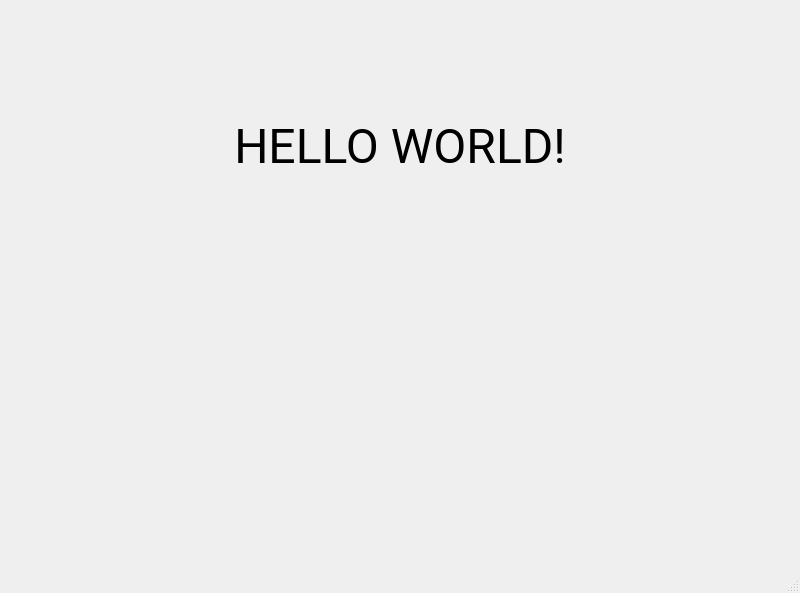
<?xml version="1.0" encoding="UTF-8"?>
<ui version="4.0">
 <class>MainWindow</class>
 <widget class="QMainWindow" name="MainWindow">
  <property name="geometry">
   <rect>
    <x>0</x>
    <y>0</y>
    <width>800</width>
    <height>593</height>
   </rect>
  </property>
  <property name="windowTitle">
   <string>MainWindow</string>
  </property>
  <widget class="QWidget" name="centralwidget">
   <layout class="QVBoxLayout" name="verticalLayout">
    <item>
     <widget class="QLabel" name="label_1">
      <property name="font">
       <font>
        <family>Roboto</family>
        <pointsize>36</pointsize>
       </font>
      </property>
      <property name="text">
       <string>HELLO WORLD!</string>
      </property>
      <property name="alignment">
       <set>Qt::AlignCenter</set>
      </property>
     </widget>
    </item>
    <item>
     <widget class="QLabel" name="label_2">
      <property name="font">
       <font>
        <family>Roboto Black</family>
        <pointsize>24</pointsize>
        <weight>75</weight>
        <bold>true</bold>
       </font>
      </property>
      <property name="text">
       <string/>
      </property>
      <property name="alignment">
       <set>Qt::AlignCenter</set>
      </property>
     </widget>
    </item>
   </layout>
  </widget>
  <widget class="QMenuBar" name="menubar">
   <property name="geometry">
    <rect>
     <x>0</x>
     <y>0</y>
     <width>800</width>
     <height>21</height>
    </rect>
   </property>
  </widget>
  <widget class="QStatusBar" name="statusbar"/>
 </widget>
 <resources/>
 <connections/>
</ui>
